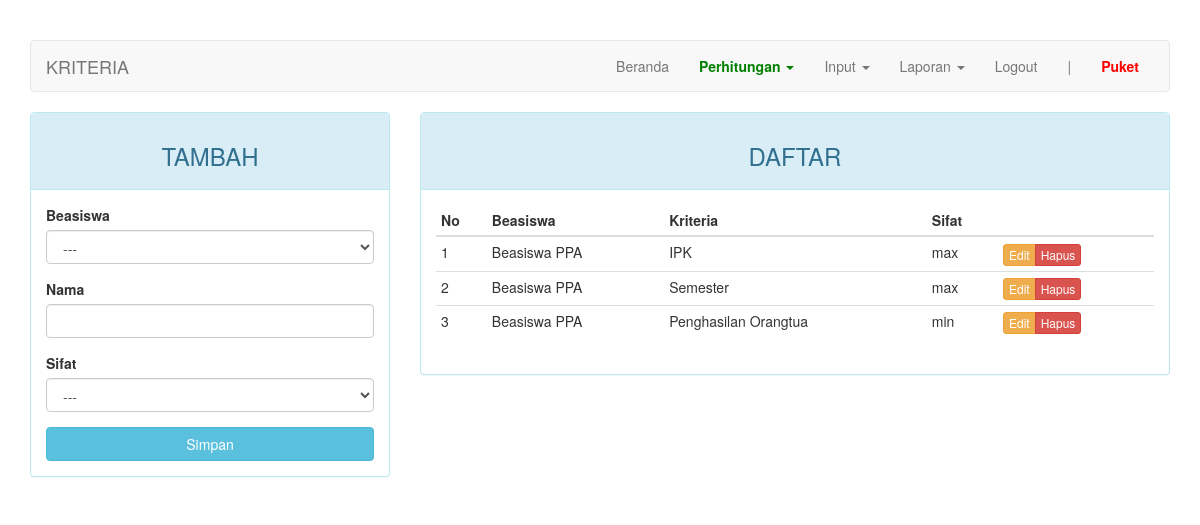
Screenshot of /?page=kriteria (signed in) with the database file from the repository.
### tables this page shows
CREATE TABLE `kriteria` (
  `kd_kriteria` int(11) NOT NULL,
  `kd_beasiswa` int(11) NOT NULL,
  `nama` varchar(50) DEFAULT NULL,
  `sifat` enum('min','max') DEFAULT NULL
);

CREATE TABLE `beasiswa` (
  `kd_beasiswa` int(11) NOT NULL,
  `nama` varchar(50) DEFAULT NULL
);

### page/kriteria.php (the view, shortened to what this page needs)
<?php
$update = (isset($_GET['action']) AND $_GET['action'] == 'update') ? true : false;
?>
<div class="row">
	<div class="col-md-4">
	    <div class="panel panel-<?= ($update) ? "warning" : "info" ?>">
	        <div class="panel-heading"><h3 class="text-center"><?= ($update) ? "EDIT" : "TAMBAH" ?></h3></div>
	        <div class="panel-body">
	            <form action="<?=$_SERVER['REQUEST_URI']?>" method="POST">
									<div class="form-group">
										<label for="kd_beasiswa">Beasiswa</label>
										<select class="form-control" name="kd_beasiswa">
											<option>---</option>
										</select>
									</div>
	                <div class="form-group">
	                    <label for="nama">Nama</label>
	                    <input type="text" name="nama" class="form-control" <?= (!$update) ?: 'value="'.$row["nama"].'"' ?>>
	                </div>
									<div class="form-group">
	                  <label for="sifat">Sifat</label>
										<select class="form-control" name="sifat">
											<option>---</option>
										</select>
									</div>
	                <button type="submit" class="btn btn-<?= ($update) ? "warning" : "info" ?> btn-block">Simpan</button>
	            </form>
	        </div>
	    </div>
	</div>
	<div class="col-md-8">
	    <div class="panel panel-info">
	        <div class="panel-heading"><h3 class="text-center">DAFTAR</h3></div>
	        <div class="panel-body">
	            <table class="table table-condensed">
	                <thead>
	                    <tr>
	                        <th>No</th>
	                        <th>Beasiswa</th>
	                        <th>Kriteria</th>
	                        <th>Sifat</th>
	                        <th></th>
	                    </tr>
	                </thead>
	                <tbody>
	                    <?php $no = 1; ?>
	                    <?php if ($query = $connection->query("SELECT a.nama AS kriteria, b.nama AS beasiswa, a.kd_kriteria, a.sifat FROM kriteria a JOIN beasiswa b USING(kd_beasiswa)")): ?>
	                        <?php while($row = $query->fetch_assoc()): ?>
	                        <tr>
	                            <td><?=$no++?></td>
	                            <td><?=$row['beasiswa']?></td>
	                            <td><?=$row['kriteria']?></td>
	                            <td><?=$row['sifat']?></td>
	                            <td>
	                                <div class="btn-group">
	                                    <a href="?page=kriteria&action=update&key=<?=$row['kd_kriteria']?>" class="btn btn-warning btn-xs">Edit</a>
	                                    <a href="?page=kriteria&action=delete&key=<?=$row['kd_kriteria']?>" class="btn btn-danger btn-xs">Hapus</a>
	                                </div>
	                            </td>
	                        </tr>
	                        <?php endwhile ?>
	                    <?php endif ?>
	                </tbody>
	            </table>
	        </div>
	    </div>
	</div>
</div>

### index.php (style rules this page uses)
body { margin-top: 40px; }

### rows the page displays
kriteria: kd_beasiswa.nama "Beasiswa PPA", nama "IPK", sifat "max"
kriteria: kd_beasiswa.nama "Beasiswa PPA", nama "Semester", sifat "max"
kriteria: kd_beasiswa.nama "Beasiswa PPA", nama "Penghasilan Orangtua", sifat "min"

### other values shown
$str "KRITERIA"
$_SESSION["username"] "Puket"
